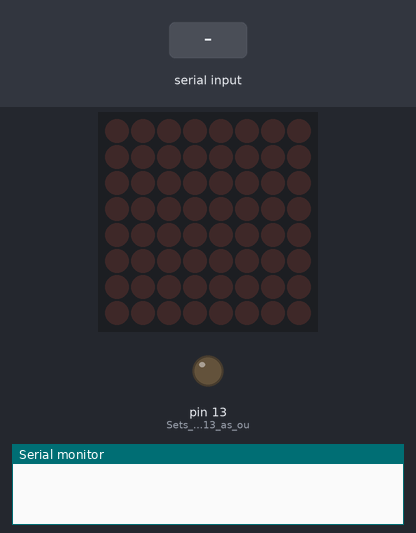
Recording of a sketch running on a simulated Arduino Uno, built with avr-gcc and run on an emulated ATmega328P. Parts: 8×8 LED matrix, output pins drawn as LEDs (lit = HIGH), the last lines printed to the serial monitor. The test bench sets the inputs (shaded band).

Above: at 1.2 s.
1.3 s: byte 3 (3) received over Serial
At 2.4 s:
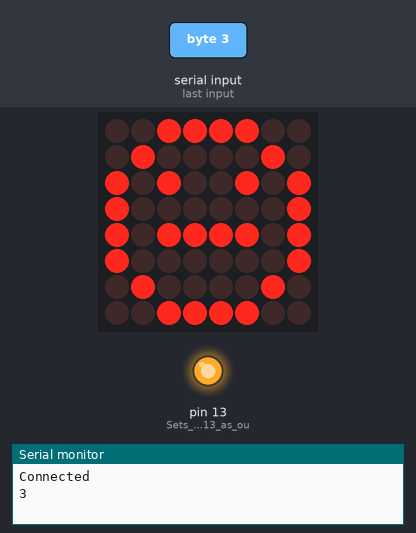
4.3 s: byte 1 (1) received over Serial
At 5.5 s:
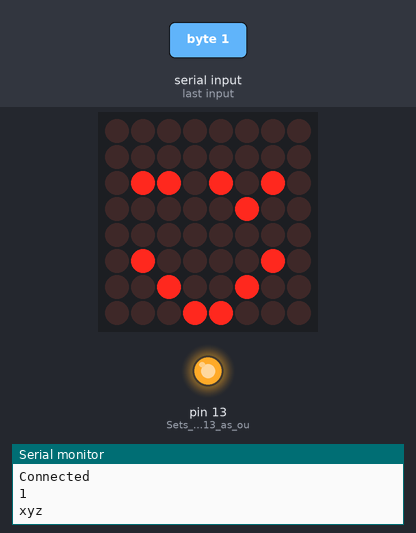
5.8 s: byte 2 (2) received over Serial
At 7.0 s:
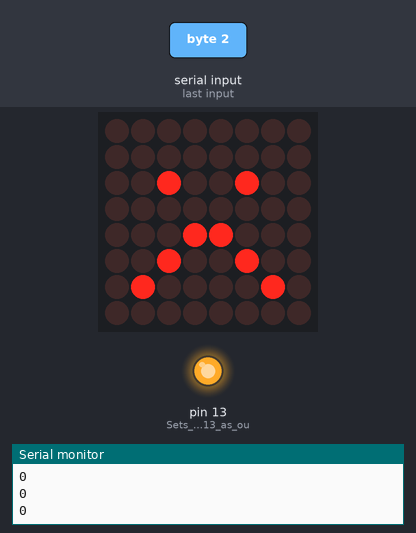
8.8 s: byte 3 (3) received over Serial
At 9.4 s:
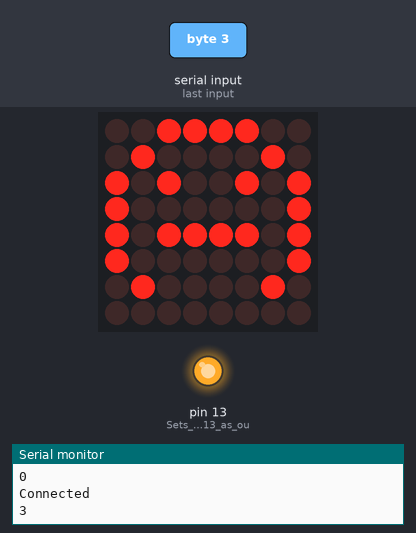
11.8 s: byte 2 (2) received over Serial
At 12.4 s:
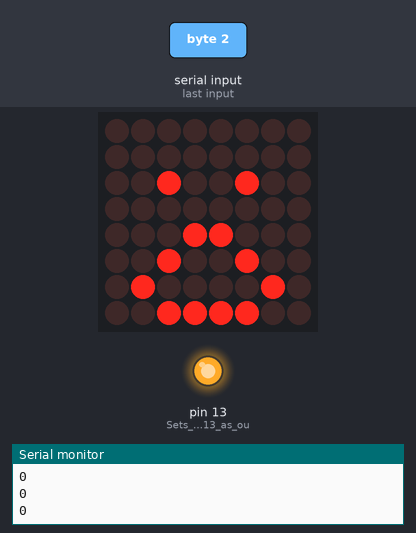
Timing chart, 0 to 14.8 s (numbered marks = the images above; inputs shaded):
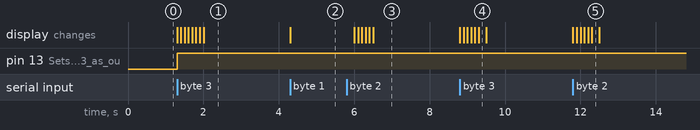

Measured:
- after the input at 1.3 s, pin 13 (Sets_digital_pin_13_as_ou): LOW → HIGH at once; the display: first changes at once (image 1 shows a later state)
- after the input at 4.3 s, the display: first changes at once (image 2 shows a later state)
- after the input at 5.8 s, the display: first changes after 0.20 s (image 3 shows a later state)
- after the input at 8.8 s, the display: first changes at once (image 4 shows a later state)
- after the input at 11.8 s, the display: first changes at once (image 5 shows a later state)

The sketch:

bluetooth_led_matrix_2.ino
```cpp
#include "LedControl.h"
LedControl lc=LedControl(10,12,11,1);  // Pins: DIN,CLK,CS, # of Display connected
unsigned long delayTime=200;  // Delay between Frames
byte data = 0;            //Variable for storing received data from bluetooth

/*Emojis defining*/

byte face[] = {B00111100,B01000010,B10000001,B10000001,B10000001,B10000001,B01000010,B00111100};
//byte happy[] = {B00000000,B00000000,B00100100,B00000000,B00100100,B00011000,B00000000,B00000000};
byte confused[] = {B00111100,B01000010,B10100101,B10000001,B10111101,B10000001,B01000010,B00111100};
//byte heart[] = {B00000000,B01000010,B10100101,B00011000,B10000001,B01000010,B00100100,B00011000};
//imp byte heart[] = {B00000000,B00000000,B01000010,B10100101,B10011001,B01000010,B00100100,B00011000};
//imp 2byte heart[] = {B00000000,B01100110,B10011001,B00000000,B10000001,B01000010,B00100100,B00011000};
byte heart[] = {B00000000,B01100110,B10011001,B10000001,B10000001,B01000010,B00100100,B00011000};
byte sad[] = {B00000000,B00000000,B00100100,B00000000,B00011000,B00100100,B01000010,B00000000};
byte happy[] = {B00000000,B00000000,B01101010,B00000100,B00000000,B01000010,B00100100,B00011000};
void setup() {
  // put your setup code here, to run once:
  Serial.begin(9600);   //Sets the baud for serial data transmission
  lc.shutdown(0,false);  // Wake up displays
  lc.shutdown(1,false);
  lc.setIntensity(0,5);  // Set intensity levels
  lc.setIntensity(1,5);
  lc.clearDisplay(0);  // Clear Displays
  lc.clearDisplay(1);
  pinMode(LED_BUILTIN, OUTPUT);  //Sets digital pin 13 as output pin


}

void loop()
{

 if(Serial.available() > 0)      // Send data only when you receive data:
   {
        Serial.println("Connected");
      data = Serial.read();        //Read the incoming data & store into data
      Serial.print(data);          //Print Value inside data in Serial monitor
      Serial.print("\n");
      if(data == 1)              // Checks whether value of data is equal to 1
      {
         digitalWrite(LED_BUILTIN, HIGH);   //If value is 1 then LED turns ON
         Serial.println("xyz");
         face1();
         delay(1);
         happy1();
         delay(1000);
      }
      else if(data == 3)         //  Checks whether value of data is equal to 0
      {
         digitalWrite(LED_BUILTIN, HIGH);    //If value is 0 then LED turns OFF
         confused1();
      }

      else if(data == 2)         //  Checks whether value of data is equal to 0
      {
         digitalWrite(LED_BUILTIN, HIGH);    //If value is 0 then LED turns OFF

         sad1();
      }

      else if(data == 4)         //  Checks whether value of data is equal to 0
      {
         digitalWrite(LED_BUILTIN, HIGH);    //If value is 0 then LED turns OFF
         heart1();
      }
   }
//face1();
}

void heart1()
{

  for (int i = 0; i < 8; i++)
  {
    Serial.println("0");
    lc.setRow(1,i,heart[i]);
    delay(100);
  }
}


void sad1()
{

  for (int i = 0; i < 8; i++)
  {
    Serial.println("0");
    lc.setRow(0,i,sad[i]);
    delay(100);
  }
}


void confused1()
{

  for (int i = 0; i < 8; i++)
  {
    //Serial.println("0");
    lc.setRow(0,i,confused[i]);
    delay(100);
  }
}
  void happy1()
{
  //face1();
  for (int i = 0; i < 8; i++)
  {
    lc.setRow(0,i,happy[i]);
    lc.setIntensity(0,5);
    //Serial.println("1");

    //delay(100);
  }
  //lc.clearDisplay(0);
}


void face1()
{

  for (int i = 0; i < 8; i++)
  {
    lc.setRow(0,i,face[i]);
    lc.setIntensity(0,3);
    //delay(100);
  }

}
```
